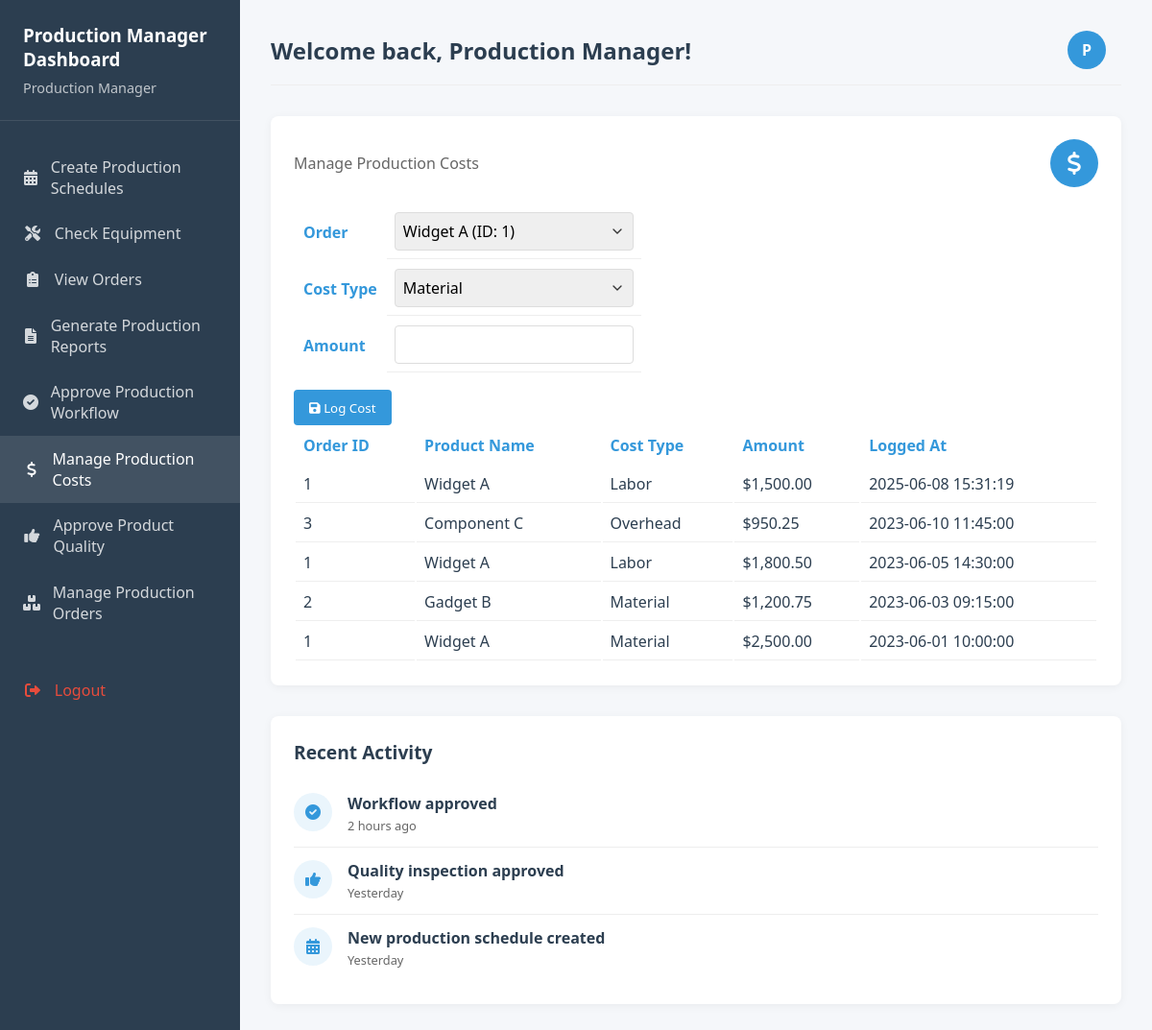
The page /production_manager_dashboard.php?view=manage_production_costs on the database its author committed.
### tables this page shows
CREATE TABLE `production_costs` (
  `cost_id` int(11) NOT NULL,
  `order_id` int(11) NOT NULL,
  `cost_type` enum('Material','Labor','Overhead') NOT NULL,
  `amount` decimal(10,2) NOT NULL,
  `logged_at` datetime NOT NULL
);

CREATE TABLE `production_orders` (
  `order_id` int(11) NOT NULL,
  `product_name` varchar(100) NOT NULL,
  `quantity` int(11) NOT NULL,
  `due_date` date NOT NULL,
  `status` enum('Pending','In Progress','Completed') NOT NULL DEFAULT 'Pending',
  `created_at` datetime NOT NULL
);

### production_manager_dashboard.php (the view, shortened to what this page needs)
<?php
require 'db_connection.php';
$displayName = isset($_SESSION['FName'], $_SESSION['LName']) ? $_SESSION['FName'] . ' ' . $_SESSION['LName'] : 'Production Manager';
$avatar = strtoupper(substr($displayName, 0, 1));
$successMessage = '';
$errorMessage = '';
$showCreateProductionSchedules = false;
$showCheckEquipment = false;
$showViewOrders = false;
$showGenerateProductionReports = false;
$showApproveWorkflow = false;
$showManageProductionCosts = false;
$showApproveProductQuality = false;
$showManageProductionOrders = false;
if (isset($_GET['view'])) {
    $showCreateProductionSchedules = ($_GET['view'] === 'create_production_schedules');
    $showCheckEquipment = ($_GET['view'] === 'check_equipment');
    $showViewOrders = ($_GET['view'] === 'view_orders');
    $showGenerateProductionReports = ($_GET['view'] === 'generate_production_reports');
    $showApproveWorkflow = ($_GET['view'] === 'approve_workflow');
    $showManageProductionCosts = ($_GET['view'] === 'manage_production_costs');
    $showApproveProductQuality = ($_GET['view'] === 'approve_product_quality');
    $showManageProductionOrders = ($_GET['view'] === 'manage_production_orders');
} else {
}
if ($showManageProductionCosts) {
    $stmt = $pdo->query("SELECT c.cost_id, c.order_id, c.cost_type, c.amount, c.logged_at, o.product_name
                         FROM production_costs c
                         JOIN production_orders o ON c.order_id = o.order_id
                         ORDER BY c.logged_at DESC");
    $costs = $stmt->fetchAll();
    $stmt = $pdo->query("SELECT order_id, product_name FROM production_orders");
    $orders = $stmt->fetchAll();
}
?>
<!DOCTYPE html>
<html lang="en">
<head>
    <link rel="stylesheet" href="https://cdnjs.cloudflare.com/ajax/libs/font-awesome/6.0.0/css/all.min.css">
</head>
<body>
    <div class="dashboard-container">
        <div class="sidebar">
            <div class="sidebar-header">
                <h3>Production Manager Dashboard</h3>
                <p><?= htmlspecialchars($displayName) ?></p>
            </div>
            <div class="sidebar-menu">
                <a href="?view=create_production_schedules" class="menu-item <?= $showCreateProductionSchedules ? 'active' : '' ?>"><i class="fas fa-calendar-alt"></i> Create Production Schedules</a>
                <a href="?view=check_equipment" class="menu-item <?= $showCheckEquipment ? 'active' : '' ?>"><i class="fas fa-tools"></i> Check Equipment</a>
                <a href="?view=view_orders" class="menu-item <?= $showViewOrders ? 'active' : '' ?>"><i class="fas fa-clipboard-list"></i> View Orders</a>
                <a href="?view=generate_production_reports" class="menu-item <?= $showGenerateProductionReports ? 'active' : '' ?>"><i class="fas fa-file-alt"></i> Generate Production Reports</a>
                <a href="?view=approve_workflow" class="menu-item <?= $showApproveWorkflow ? 'active' : '' ?>"><i class="fas fa-check-circle"></i> Approve Production Workflow</a>
                <a href="?view=manage_production_costs" class="menu-item <?= $showManageProductionCosts ? 'active' : '' ?>"><i class="fas fa-dollar-sign"></i> Manage Production Costs</a>
                <a href="?view=approve_product_quality" class="menu-item <?= $showApproveProductQuality ? 'active' : '' ?>"><i class="fas fa-thumbs-up"></i> Approve Product Quality</a>
                <a href="?view=manage_production_orders" class="menu-item <?= $showManageProductionOrders ? 'active' : '' ?>"><i class="fas fa-boxes"></i> Manage Production Orders</a>
                <a href="logout.php" class="menu-item" style="margin-top: 2rem; color: #e74c3c;"><i class="fas fa-sign-out-alt"></i> Logout</a>
            </div>
        </div>
        <div class="main-content">
            <div class="top-bar">
                <h2>Welcome back, <?= htmlspecialchars($displayName) ?>!</h2>
                <div class="user-info">
                    <div class="user-avatar"><?= $avatar ?></div>
                </div>
            </div>
            <div class="dashboard-cards">
                <?php if ($showCreateProductionSchedules): ?>
                <div class="card">
                    <div class="card-header">
                        <span class="card-title">Create Production Schedules</span>
                        <div class="card-icon bg-primary"><i class="fas fa-calendar-alt"></i></div>
                    </div>
                    <?php if ($errorMessage): ?>
                        <div class="message error"><?= htmlspecialchars($errorMessage) ?></div>
                    <?php endif; ?>
                    <?php if ($successMessage): ?>
                        <div class="message success"><?= htmlspecialchars($successMessage) ?></div>
                    <?php endif; ?>
                    <form action="" method="POST" class="form-table">
                        <input type="hidden" name="create_production_schedule" value="1">
                        <table>
                            <tr>
                                <th><label for="product_name">Product Name</label></th>
                                <td><input type="text" id="product_name" name="product_name" required></td>
                            </tr>
                            <tr>
                                <th><label for="quantity">Quantity</label></th>
                                <td><input type="number" id="quantity" name="quantity" required></td>
                            </tr>
                            <tr>
                                <th><label for="start_date">Start Date</label></th>
                                <td><input type="date" id="start_date" name="start_date" required></td>
                            </tr>
                            <tr>
                                <th><label for="end_date">End Date</label></th>
                                <td><input type="date" id="end_date" name="end_date" required></td>
                            </tr>
                        </table>
                        <button type="submit" class="btn"><i class="fas fa-save"></i> Create Schedule</button>
                    </form>
                    <?php if ($schedules): ?>
                    <table class="data-table">
                        <tr>
                            <th>Product Name</th>
                            <th>Quantity</th>
                            <th>Start Date</th>
                            <th>End Date</th>
                            <th>Created At</th>
                        </tr>
                        <?php foreach ($schedules as $schedule): ?>
                        <tr>
                            <td><?= htmlspecialchars($schedule['product_name']) ?></td>
                            <td><?= htmlspecialchars($schedule['quantity']) ?></td>
                            <td><?= htmlspecialchars($schedule['start_date']) ?></td>
                            <td><?= htmlspecialchars($schedule['end_date']) ?></td>
                            <td><?= htmlspecialchars($schedule['created_at']) ?></td>
                        </tr>
                        <?php endforeach; ?>
                    </table>
                    <?php endif; ?>
                </div>
                <?php elseif ($showManageProductionCosts): ?>
                <div class="card">
                    <div class="card-header">
                        <span class="card-title">Manage Production Costs</span>
                        <div class="card-icon bg-secondary"><i class="fas fa-dollar-sign"></i></div>
                    </div>
                    <form action="" method="POST" class="form-table">
                        <table>
                            <tr>
                                <th><label for="order_id">Order</label></th>
                                <td>
                                    <select id="order_id" name="order_id" required>
                                        <?php foreach ($orders as $order): ?>
                                        <option value="<?= $order['order_id'] ?>"><?= htmlspecialchars($order['product_name']) ?> (ID: <?= $order['order_id'] ?>)</option>
                                        <?php endforeach; ?>
                                    </select>
                                </td>
                            </tr>
                            <tr>
                                <th><label for="cost_type">Cost Type</label></th>
                                <td>
                                    <select id="cost_type" name="cost_type" required>
                                        <option value="Material">Material</option>
                                    </select>
                                </td>
                            </tr>
                            <tr>
                                <th><label for="amount">Amount</label></th>
                                <td><input type="number" id="amount" name="amount" step="0.01" required></td>
                            </tr>
                        </table>
                        <button type="submit" class="btn"><i class="fas fa-save"></i> Log Cost</button>
                    </form>
                    <?php if ($costs): ?>
                    <table class="data-table">
                        <tr>
                            <th>Order ID</th>
                            <th>Product Name</th>
                            <th>Cost Type</th>
                            <th>Amount</th>
                            <th>Logged At</th>
                        </tr>
                        <?php foreach ($costs as $cost): ?>
                        <tr>
                            <td><?= htmlspecialchars($cost['order_id']) ?></td>
                            <td><?= htmlspecialchars($cost['product_name']) ?></td>
                            <td><?= htmlspecialchars($cost['cost_type']) ?></td>
                            <td>$<?= number_format($cost['amount'], 2) ?></td>
                            <td><?= htmlspecialchars($cost['logged_at']) ?></td>
                        </tr>
                        <?php endforeach; ?>
                    </table>
                    <?php endif; ?>
                </div>
                <?php endif; ?>
            </div>
            <div class="recent-activity">
                <h3 class="section-title">Recent Activity</h3>
                <div class="activity-item">
                    <div class="activity-icon"><i class="fas fa-check-circle"></i></div>
                    <div class="activity-content">
                        <div class="activity-title">Workflow approved</div>
                        <div class="activity-time">2 hours ago</div>
                    </div>
                </div>
                <div class="activity-item">
                    <div class="activity-icon"><i class="fas fa-thumbs-up"></i></div>
                    <div class="activity-content">
                        <div class="activity-title">Quality inspection approved</div>
                        <div class="activity-time">Yesterday</div>
                    </div>
                </div>
                <div class="activity-item">
                    <div class="activity-icon"><i class="fas fa-calendar-alt"></i></div>
                    <div class="activity-content">
                        <div class="activity-title">New production schedule created</div>
                        <div class="activity-time">Yesterday</div>
                    </div>
                </div>
            </div>
        </div>
    </div>
</body>
</html>

### production_manager_dashboard.php (style rules this page uses)
:root { --primary-color: #2c3e50; --secondary-color: #3498db; --accent-color: #e74c3c; --light-color: #ecf0f1; --dark-color: #2c3e50; --success-color: #2ecc71; }
* { margin: 0; padding: 0; box-sizing: border-box; font-family: 'Segoe UI', Tahoma, Geneva, Verdana, sans-serif; }
body { background-color: #f5f7fa; color: var(--dark-color); }
.dashboard-container { display: flex; min-height: 100vh; }
.sidebar { width: 250px; background-color: var(--primary-color); color: white; padding: 1.5rem 0; position: fixed; height: 100%; }
.sidebar-header { padding: 0 1.5rem 1.5rem; border-bottom: 1px solid rgba(255, 255, 255, 0.1); }
.sidebar-header h3 { color: white; margin-bottom: 0.5rem; }
.sidebar-header p { color: rgba(255, 255, 255, 0.7); font-size: 0.9rem; }
.sidebar-menu { padding: 1.5rem 0; }
.menu-item { padding: 0.8rem 1.5rem; display: flex; align-items: center; color: rgba(255, 255, 255, 0.8); text-decoration: none; transition: all 0.3s ease; }
.menu-item:hover, .menu-item.active { background-color: rgba(255, 255, 255, 0.1); color: white; }
.menu-item i { margin-right: 0.8rem; width: 20px; text-align: center; }
.main-content { flex: 1; margin-left: 250px; padding: 2rem; }
.top-bar { display: flex; justify-content: space-between; align-items: center; margin-bottom: 2rem; padding-bottom: 1rem; border-bottom: 1px solid #eee; }
.user-info { display: flex; align-items: center; }
.user-avatar { width: 40px; height: 40px; border-radius: 50%; background-color: var(--secondary-color); color: white; display: flex; align-items: center; justify-content: center; margin-right: 1rem; font-weight: bold; }
.dashboard-cards { display: grid; grid-template-columns: repeat(auto-fill, minmax(550px, 1fr)); gap: 1.5rem; margin-bottom: 2rem; }
.card { background: white; border-radius: 8px; padding: 1.5rem; box-shadow: 0 2px 10px rgba(0, 0, 0, 0.05); }
.card-header { display: flex; justify-content: space-between; align-items: center; margin-bottom: 1rem; }
.card-title { font-size: 1rem; color: #666; }
.card-icon { width: 50px; height: 50px; border-radius: 50%; display: flex; align-items: center; justify-content: center; color: white; font-size: 1.5rem; }
.bg-secondary { background-color: var(--secondary-color); }
.data-table, .form-table { width: 100%; }
.data-table td, .form-table td { padding: 8px; border-bottom: 1px solid #eee; }
.data-table th, .form-table th { text-align: left; padding: 8px; color: var(--secondary-color); }
.form-table input, .form-table select, .form-table textarea { width: 100%; padding: 0.5rem; border: 1px solid #ddd; border-radius: 4px; font-size: 1rem; }
.form-table select { appearance: none; background-repeat: no-repeat; background-position: right 0.5rem center; background-size: 1rem; }
.btn { margin-top: 1rem; padding: 0.6rem 1rem; background: var(--secondary-color); color: white; border: none; border-radius: 4px; cursor: pointer; text-decoration: none; display: inline-block; }
.recent-activity { background: white; border-radius: 8px; padding: 1.5rem; box-shadow: 0 2px 10px rgba(0, 0, 0, 0.05); }
.section-title { font-size: 1.2rem; margin-bottom: 1rem; color: var(--primary-color); }
.activity-item { display: flex; padding: 0.8rem 0; border-bottom: 1px solid #eee; }
.activity-item:last-child { border-bottom: none; }
.activity-icon { width: 40px; height: 40px; border-radius: 50%; background-color: rgba(52, 152, 219, 0.1); color: var(--secondary-color); display: flex; align-items: center; justify-content: center; margin-right: 1rem; }
.activity-content { flex: 1; }
.activity-title { font-weight: 600; margin-bottom: 0.2rem; }
.activity-time { font-size: 0.8rem; color: #666; }

### rows shown on the page
production_costs: order "1", order.product_name "Widget A", cost_type "Labor", amount "1,500.00", logged_at "2025-06-08 15:31:19"
production_costs: order "3", order.product_name "Component C", cost_type "Overhead", amount "950.25", logged_at "2023-06-10 11:45:00"
production_costs: order "1", order.product_name "Widget A", cost_type "Labor", amount "1,800.50", logged_at "2023-06-05 14:30:00"
production_costs: order "2", order.product_name "Gadget B", cost_type "Material", amount "1,200.75", logged_at "2023-06-03 09:15:00"
production_costs: order "1", order.product_name "Widget A", cost_type "Material", amount "2,500.00", logged_at "2023-06-01 10:00:00"

### other values the page prints
$displayName "Production Manager"
$avatar "P"
form field order_id "Widget A (ID: 1)"
